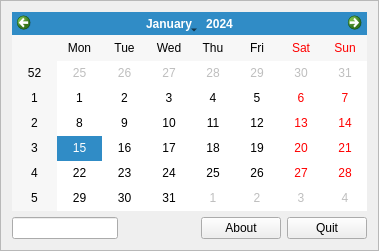
<?xml version="1.0" encoding="UTF-8"?>
<ui version="4.0">
 <class>Frame</class>
 <widget class="QFrame" name="Frame">
  <property name="geometry">
   <rect>
    <x>0</x>
    <y>0</y>
    <width>379</width>
    <height>251</height>
   </rect>
  </property>
  <property name="windowTitle">
   <string>Tomboy</string>
  </property>
  <property name="frameShape">
   <enum>QFrame::StyledPanel</enum>
  </property>
  <property name="frameShadow">
   <enum>QFrame::Raised</enum>
  </property>
  <layout class="QGridLayout" name="gridLayout">
   <item row="0" column="0" colspan="4">
    <widget class="QCalendarWidget" name="calendarWidget">
     <property name="minimumDate">
      <date>
       <year>1752</year>
       <month>9</month>
       <day>14</day>
      </date>
     </property>
     <property name="maximumDate">
      <date>
       <year>3000</year>
       <month>12</month>
       <day>31</day>
      </date>
     </property>
     <property name="gridVisible">
      <bool>false</bool>
     </property>
    </widget>
   </item>
   <item row="1" column="0">
    <widget class="QLineEdit" name="searchEdit"/>
   </item>
   <item row="1" column="1">
    <spacer name="horizontalSpacer">
     <property name="orientation">
      <enum>Qt::Horizontal</enum>
     </property>
     <property name="sizeHint" stdset="0">
      <size>
       <width>73</width>
       <height>20</height>
      </size>
     </property>
    </spacer>
   </item>
   <item row="1" column="2">
    <widget class="QPushButton" name="aboutButton">
     <property name="text">
      <string>About</string>
     </property>
    </widget>
   </item>
   <item row="1" column="3">
    <widget class="QPushButton" name="quitButton">
     <property name="text">
      <string>Quit</string>
     </property>
    </widget>
   </item>
  </layout>
 </widget>
 <resources/>
 <connections/>
</ui>
